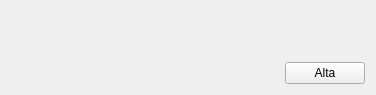
<?xml version="1.0" encoding="UTF-8"?>
<ui version="4.0">
 <class>AltaCuentaForm</class>
 <widget class="QWidget" name="AltaCuentaForm">
  <property name="geometry">
   <rect>
    <x>0</x>
    <y>0</y>
    <width>376</width>
    <height>95</height>
   </rect>
  </property>
  <property name="windowTitle">
   <string>Form</string>
  </property>
  <layout class="QVBoxLayout" name="verticalLayout">
   <item>
    <widget class="QWidget" name="widget" native="true"/>
   </item>
   <item>
    <layout class="QHBoxLayout" name="horizontalLayout">
     <item>
      <spacer name="horizontalSpacer">
       <property name="orientation">
        <enum>Qt::Horizontal</enum>
       </property>
       <property name="sizeHint" stdset="0">
        <size>
         <width>40</width>
         <height>20</height>
        </size>
       </property>
      </spacer>
     </item>
     <item>
      <widget class="QPushButton" name="AltapushButton">
       <property name="text">
        <string>Alta</string>
       </property>
      </widget>
     </item>
    </layout>
   </item>
  </layout>
 </widget>
 <resources/>
 <connections/>
</ui>
